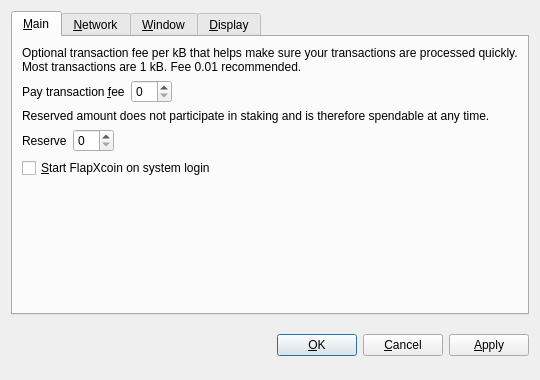
<?xml version="1.0" encoding="UTF-8"?>
<ui version="4.0">
 <class>OptionsDialog</class>
 <widget class="QDialog" name="OptionsDialog">
  <property name="geometry">
   <rect>
    <x>0</x>
    <y>0</y>
    <width>540</width>
    <height>380</height>
   </rect>
  </property>
  <property name="windowTitle">
   <string>Options</string>
  </property>
  <property name="modal">
   <bool>true</bool>
  </property>
  <layout class="QVBoxLayout" name="verticalLayout">
   <item>
    <widget class="QTabWidget" name="tabWidget">
     <property name="tabPosition">
      <enum>QTabWidget::North</enum>
     </property>
     <property name="currentIndex">
      <number>0</number>
     </property>
     <widget class="QWidget" name="tabMain">
      <attribute name="title">
       <string>&amp;Main</string>
      </attribute>
      <layout class="QVBoxLayout" name="verticalLayout_Main">
       <item>
        <widget class="QLabel" name="transactionFeeInfoLabel">
         <property name="text">
          <string>Optional transaction fee per kB that helps make sure your transactions are processed quickly. Most transactions are 1 kB. Fee 0.01 recommended.</string>
         </property>
         <property name="textFormat">
          <enum>Qt::PlainText</enum>
         </property>
         <property name="wordWrap">
          <bool>true</bool>
         </property>
        </widget>
       </item>
       <item>
        <layout class="QHBoxLayout" name="horizontalLayoutFee">
         <item>
          <widget class="QLabel" name="transactionFeeLabel">
           <property name="text">
            <string>Pay transaction &amp;fee</string>
           </property>
           <property name="textFormat">
            <enum>Qt::PlainText</enum>
           </property>
           <property name="buddy">
            <cstring>transactionFee</cstring>
           </property>
          </widget>
         </item>
         <item>
          <widget class="BitcoinAmountField" name="transactionFee"/>
         </item>
         <item>
          <spacer name="horizontalSpacerFee">
           <property name="orientation">
            <enum>Qt::Horizontal</enum>
           </property>
           <property name="sizeHint" stdset="0">
            <size>
             <width>40</width>
             <height>20</height>
            </size>
           </property>
          </spacer>
         </item>
        </layout>
       </item>
       <item>
        <widget class="QLabel" name="reserveBalanceInfoLabel">
         <property name="text">
          <string>Reserved amount does not participate in staking and is therefore spendable at any time.</string>
         </property>
         <property name="textFormat">
          <enum>Qt::PlainText</enum>
         </property>
         <property name="wordWrap">
          <bool>true</bool>
         </property>
        </widget>
       </item>
       <item>
        <layout class="QHBoxLayout" name="horizontalLayoutReserveBalance">
         <item>
          <widget class="QLabel" name="reserveBalanceLabel">
           <property name="text">
            <string>Reserve</string>
           </property>
           <property name="textFormat">
            <enum>Qt::PlainText</enum>
           </property>
           <property name="buddy">
            <cstring>reserveBalance</cstring>
           </property>
          </widget>
         </item>
         <item>
          <widget class="BitcoinAmountField" name="reserveBalance"/>
         </item>
         <item>
          <spacer name="horizontalSpacerReserveBalance">
           <property name="orientation">
            <enum>Qt::Horizontal</enum>
           </property>
           <property name="sizeHint" stdset="0">
            <size>
             <width>40</width>
             <height>20</height>
            </size>
           </property>
          </spacer>
         </item>
        </layout>
       </item>
       <item>
        <widget class="QCheckBox" name="bitcoinAtStartup">
         <property name="toolTip">
          <string>&lt;html&gt;&lt;head/&gt;&lt;body&gt;&lt;p&gt;Automatically start FlapXcoin after logging in to the system.&lt;/p&gt;&lt;/body&gt;&lt;/html&gt;</string>
         </property>
         <property name="text">
          <string>&amp;Start FlapXcoin on system login</string>
         </property>
        </widget>
       </item>
       <item>
        <spacer name="verticalSpacer_Main">
         <property name="orientation">
          <enum>Qt::Vertical</enum>
         </property>
         <property name="sizeHint" stdset="0">
          <size>
           <width>20</width>
           <height>40</height>
          </size>
         </property>
        </spacer>
       </item>
      </layout>
     </widget>
     <widget class="QWidget" name="tabNetwork">
      <attribute name="title">
       <string>&amp;Network</string>
      </attribute>
      <layout class="QVBoxLayout" name="verticalLayout_Network">
       <item>
        <widget class="QCheckBox" name="mapPortUpnp">
         <property name="toolTip">
          <string>&lt;html&gt;&lt;head/&gt;&lt;body&gt;&lt;p&gt;Automatically open the FlapXcoin client port on the router. This only works when your router supports UPnP and it is enabled.&lt;/p&gt;&lt;/body&gt;&lt;/html&gt;</string>
         </property>
         <property name="text">
          <string>Map port using &amp;UPnP</string>
         </property>
        </widget>
       </item>
       <item>
        <widget class="QCheckBox" name="connectSocks">
         <property name="toolTip">
          <string>&lt;html&gt;&lt;head/&gt;&lt;body&gt;&lt;p&gt;Connect to the FlapXcoin network through a SOCKS proxy (e.g. when connecting through Tor).&lt;/p&gt;&lt;/body&gt;&lt;/html&gt;</string>
         </property>
         <property name="text">
          <string>&amp;Connect through SOCKS proxy:</string>
         </property>
        </widget>
       </item>
       <item>
        <layout class="QHBoxLayout" name="horizontalLayout_Network">
         <item>
          <widget class="QLabel" name="proxyIpLabel">
           <property name="text">
            <string>Proxy &amp;IP:</string>
           </property>
           <property name="textFormat">
            <enum>Qt::PlainText</enum>
           </property>
           <property name="buddy">
            <cstring>proxyIp</cstring>
           </property>
          </widget>
         </item>
         <item>
          <widget class="QValidatedLineEdit" name="proxyIp">
           <property name="maximumSize">
            <size>
             <width>140</width>
             <height>16777215</height>
            </size>
           </property>
           <property name="toolTip">
            <string>IP address of the proxy (e.g. 127.0.0.1)</string>
           </property>
          </widget>
         </item>
         <item>
          <widget class="QLabel" name="proxyPortLabel">
           <property name="text">
            <string>&amp;Port:</string>
           </property>
           <property name="textFormat">
            <enum>Qt::PlainText</enum>
           </property>
           <property name="buddy">
            <cstring>proxyPort</cstring>
           </property>
          </widget>
         </item>
         <item>
          <widget class="QLineEdit" name="proxyPort">
           <property name="maximumSize">
            <size>
             <width>55</width>
             <height>16777215</height>
            </size>
           </property>
           <property name="toolTip">
            <string>Port of the proxy (e.g. 9050)</string>
           </property>
          </widget>
         </item>
         <item>
          <widget class="QLabel" name="socksVersionLabel">
           <property name="text">
            <string>SOCKS &amp;Version:</string>
           </property>
           <property name="textFormat">
            <enum>Qt::PlainText</enum>
           </property>
           <property name="buddy">
            <cstring>socksVersion</cstring>
           </property>
          </widget>
         </item>
         <item>
          <widget class="QValueComboBox" name="socksVersion">
           <property name="toolTip">
            <string>SOCKS version of the proxy (e.g. 5)</string>
           </property>
          </widget>
         </item>
         <item>
          <spacer name="horizontalSpacer_Network">
           <property name="orientation">
            <enum>Qt::Horizontal</enum>
           </property>
           <property name="sizeHint" stdset="0">
            <size>
             <width>40</width>
             <height>20</height>
            </size>
           </property>
          </spacer>
         </item>
        </layout>
       </item>
       <item>
        <spacer name="verticalSpacer_Network">
         <property name="orientation">
          <enum>Qt::Vertical</enum>
         </property>
         <property name="sizeHint" stdset="0">
          <size>
           <width>20</width>
           <height>40</height>
          </size>
         </property>
        </spacer>
       </item>
      </layout>
     </widget>
     <widget class="QWidget" name="tabWindow">
      <attribute name="title">
       <string>&amp;Window</string>
      </attribute>
      <layout class="QVBoxLayout" name="verticalLayout_Window">
       <item>
        <widget class="QCheckBox" name="minimizeToTray">
         <property name="toolTip">
          <string>Show only a tray icon after minimizing the window.</string>
         </property>
         <property name="text">
          <string>&amp;Minimize to the tray instead of the taskbar</string>
         </property>
        </widget>
       </item>
       <item>
        <widget class="QCheckBox" name="minimizeOnClose">
         <property name="toolTip">
          <string>Minimize instead of exit the application when the window is closed. When this option is enabled, the application will be closed only after selecting Quit in the menu.</string>
         </property>
         <property name="text">
          <string>M&amp;inimize on close</string>
         </property>
        </widget>
       </item>
       <item>
        <spacer name="verticalSpacer_Window">
         <property name="orientation">
          <enum>Qt::Vertical</enum>
         </property>
         <property name="sizeHint" stdset="0">
          <size>
           <width>20</width>
           <height>40</height>
          </size>
         </property>
        </spacer>
       </item>
      </layout>
     </widget>
     <widget class="QWidget" name="tabDisplay">
      <attribute name="title">
       <string>&amp;Display</string>
      </attribute>
      <layout class="QVBoxLayout" name="verticalLayout_Display">
       <item>
        <layout class="QHBoxLayout" name="horizontalLayout_1_Display">
         <item>
          <widget class="QLabel" name="langLabel">
           <property name="text">
            <string>User Interface &amp;language:</string>
           </property>
           <property name="textFormat">
            <enum>Qt::PlainText</enum>
           </property>
           <property name="buddy">
            <cstring>lang</cstring>
           </property>
          </widget>
         </item>
         <item>
          <widget class="QValueComboBox" name="lang">
           <property name="toolTip">
            <string>&lt;html&gt;&lt;head/&gt;&lt;body&gt;&lt;p&gt;The user interface language can be set here. This setting will take effect after restarting FlapXcoin.&lt;/p&gt;&lt;/body&gt;&lt;/html&gt;</string>
           </property>
          </widget>
         </item>
        </layout>
       </item>
       <item>
        <layout class="QHBoxLayout" name="horizontalLayout_2_Display">
         <item>
          <widget class="QLabel" name="unitLabel">
           <property name="text">
            <string>&amp;Unit to show amounts in:</string>
           </property>
           <property name="textFormat">
            <enum>Qt::PlainText</enum>
           </property>
           <property name="buddy">
            <cstring>unit</cstring>
           </property>
          </widget>
         </item>
         <item>
          <widget class="QValueComboBox" name="unit">
           <property name="toolTip">
            <string>Choose the default subdivision unit to show in the interface and when sending coins.</string>
           </property>
          </widget>
         </item>
        </layout>
       </item>
       <item>
        <widget class="QCheckBox" name="displayAddresses">
         <property name="toolTip">
          <string>&lt;html&gt;&lt;head/&gt;&lt;body&gt;&lt;p&gt;Whether to show FlapXcoin addresses in the transaction list or not.&lt;/p&gt;&lt;/body&gt;&lt;/html&gt;</string>
         </property>
         <property name="text">
          <string>&amp;Display addresses in transaction list</string>
         </property>
        </widget>
       </item>
       <item>
        <widget class="QCheckBox" name="coinControlFeatures">
         <property name="toolTip">
          <string>Whether to show coin control features or not.</string>
         </property>
         <property name="text">
          <string>Display coin &amp;control features (experts only!)</string>
         </property>
        </widget>
       </item>
       <item>
        <spacer name="verticalSpacer_Display">
         <property name="orientation">
          <enum>Qt::Vertical</enum>
         </property>
         <property name="sizeHint" stdset="0">
          <size>
           <width>20</width>
           <height>40</height>
          </size>
         </property>
        </spacer>
       </item>
      </layout>
     </widget>
    </widget>
   </item>
   <item>
    <layout class="QHBoxLayout" name="horizontalLayout_Buttons">
     <item>
      <spacer name="horizontalSpacer_1">
       <property name="orientation">
        <enum>Qt::Horizontal</enum>
       </property>
       <property name="sizeHint" stdset="0">
        <size>
         <width>40</width>
         <height>48</height>
        </size>
       </property>
      </spacer>
     </item>
     <item>
      <widget class="QLabel" name="statusLabel">
       <property name="font">
        <font>
         <weight>75</weight>
         <bold>true</bold>
        </font>
       </property>
       <property name="text">
        <string/>
       </property>
       <property name="textFormat">
        <enum>Qt::PlainText</enum>
       </property>
       <property name="wordWrap">
        <bool>true</bool>
       </property>
      </widget>
     </item>
     <item>
      <spacer name="horizontalSpacer_2">
       <property name="orientation">
        <enum>Qt::Horizontal</enum>
       </property>
       <property name="sizeHint" stdset="0">
        <size>
         <width>40</width>
         <height>48</height>
        </size>
       </property>
      </spacer>
     </item>
     <item>
      <widget class="QPushButton" name="okButton">
       <property name="text">
        <string>&amp;OK</string>
       </property>
      </widget>
     </item>
     <item>
      <widget class="QPushButton" name="cancelButton">
       <property name="text">
        <string>&amp;Cancel</string>
       </property>
       <property name="autoDefault">
        <bool>false</bool>
       </property>
      </widget>
     </item>
     <item>
      <widget class="QPushButton" name="applyButton">
       <property name="text">
        <string>&amp;Apply</string>
       </property>
       <property name="autoDefault">
        <bool>false</bool>
       </property>
      </widget>
     </item>
    </layout>
   </item>
  </layout>
 </widget>
 <customwidgets>
  <customwidget>
   <class>QValidatedLineEdit</class>
   <extends>QLineEdit</extends>
   <header>qvalidatedlineedit.h</header>
  </customwidget>
  <customwidget>
   <class>BitcoinAmountField</class>
   <extends>QSpinBox</extends>
   <header>bitcoinamountfield.h</header>
   <container>1</container>
  </customwidget>
  <customwidget>
   <class>QValueComboBox</class>
   <extends>QComboBox</extends>
   <header>qvaluecombobox.h</header>
  </customwidget>
 </customwidgets>
 <resources/>
 <connections/>
</ui>
